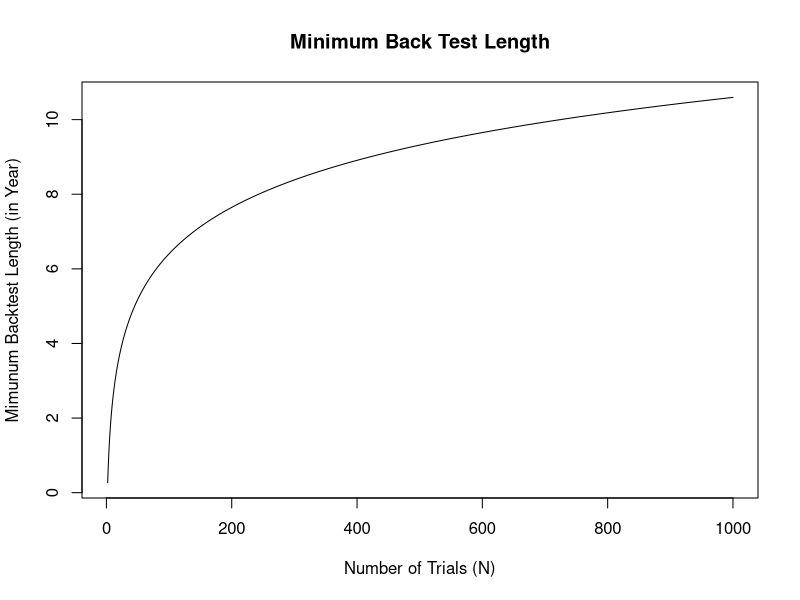

The R script that drew this image:
#minimum backtest length
minBTL<- function(Emax=1.0,N) {
	
	gama<-0.5772156649		#Euler-Mascheroni constant
	minBTL<-(((1-gama)*qnorm(1-1/N)+gama*qnorm(1-1/N*exp(-1)))/Emax)**2
  minBTL
	
}

#the shell of minBTL
minBTLcon<- function(Emax=1.0,N) {
	minBTLcon<-2*log(N)/Emax
  minBTLcon
}
exp<-c()
max<-c()
for (i in 1:1000){
	exp[i]<-minBTL(1.0,i)
	max[i]<-minBTLcon(1.0,i)
	next
}
length<-c(1:1000)
plot(length,exp,main="Minimum Back Test Length",type="l",xlab="Number of Trials (N)",ylab="Mimunum Backtest Length (in Year)")
line(length,max)

N<-9
minBTLcon(1.0,9) #4.39445
